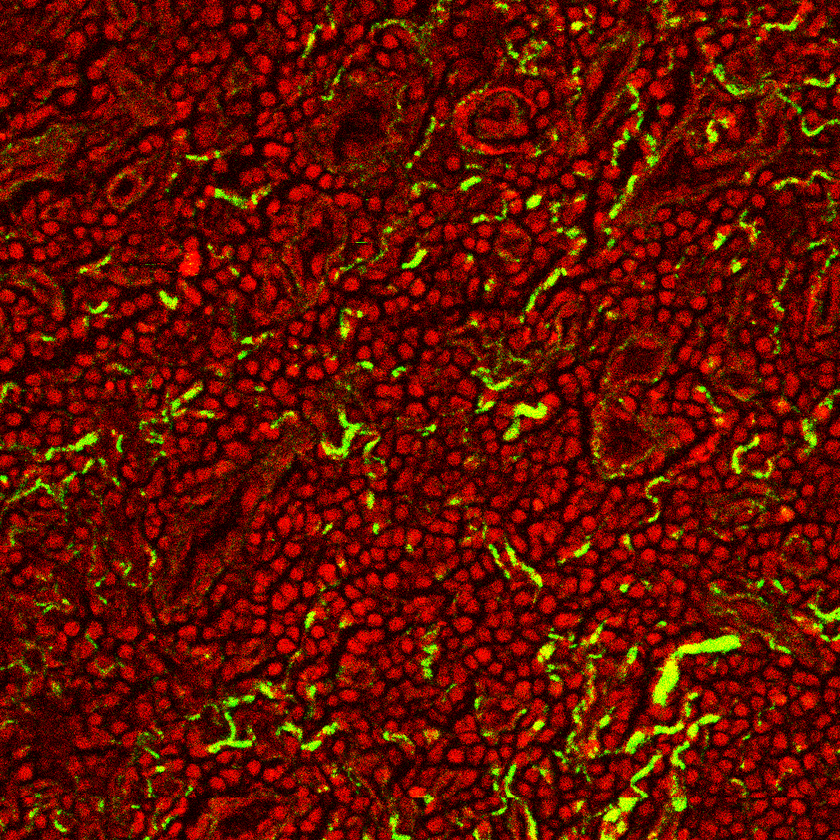
%> input picture photo/03358 (1).tif, 840 x 840 px, shrunk from 1024 x 1024 before the run
$ octave --eval "result = ftmethod2;"   (GNU Octave 9; MATLAB toolbox functions it lacks are replaced by stand-ins)
%> lines starting %> are read from the running program, lines starting %| are printed output that depends on the picture
function [pangle,I,In,thetarad,F, Ipl]=ftmethod2(f)
% [I, IN, THETARAD, F] = FTMETHOD applies the fourier transfrom method to a
% grayscale image f. If no image is supplied in the argument then the user
% is prompted to select a file from a gui. The function returns I, the
% intensity, the area of I, THETARAD, the associated angles, and F, the orientation
% tensor. It is advisable to crop your image so that it has the same number
% of pixels in the vertical and horizontal directions, i.e. a square. This
% has to do with the fact that the frequencies are dependent on the image
% size.
%
% ADDTIONAL FUNCTIONS - The following functions are custom
%
%   gscale.m - performs contrast stretching
%   winfilt.m - creates a windowing filter, in this case a Welch window
%   hpfilter.m - creates a highpass filter
%   lpfilter.m - creates a lowpass filter
%   pfft.m  - converts the magnitude spectrum from a caretsion
%             representation to a polar one expressed in matrix form.
%   integrate.m - applies Simpson's 1/3 rule to estimate the integral
%
%
% DETAILS - The imported image first undergoes constrast stretching to set
% the lowest value in the image to 0 and the highest value to 255. The image
% is then filtered with a Welch window to eliminate spectral leakage in the
% FFT. The windowed image is then converted to the frequency space with
% FFT2 and filtered with a low and high pass filter. The filtered fft is
% then transformed to polar coordinates and binned according to the spacing
% of r and theta set in pfft.m into the matrix h. A ones matrix the same
% size as f is filtered with the same high and low pass filters and
% converted to a polar representation. The resulting matrix, hn, contains
% the number of points that contributed to the value in the bin for a given
% r and theta. Dividing h by hn gives an average intensity. Finally, the
% intensity values along r for a given theta are summed and divided by the
% number of r values for that theta. These values are offset 90 degrees in
% the frequency space from the orientation in the spatial domain. So theta
% is rotated 90 degrees, thus giving I and thetarad, which is the
% orientation distribution for the image. The orientation matrix is then
% determined from weighted integrals of I(thetarad).
%
% Written by Dr. Edward A Sander, Department of Biomedical Engineering
% University of Minnesota, Minneapolis, MN.
%
% For more details, see:
%
% Sander, E.A. and Barocas, V.H. 2008, "Comparison of 2D Fiber Network
% Orientation Measurement Methods," Journal of Biomedical Materials
% Research Part A, 88, pp. 322-331.


%%%%%%%% Welch Window is ON !!!!!!!!!!!!!

if nargin == 0
    [filename, pathname] = uigetfile('*.*','Choose Image to Analyze');
%> the answer given: photo/03358 (1).tif
    f = imread(fullfile(pathname,filename));
%> f is the input picture: size 840x840x3 uint8; mean R, G, B 97.5, 16.4, 0
end

f = f(:,:,1);
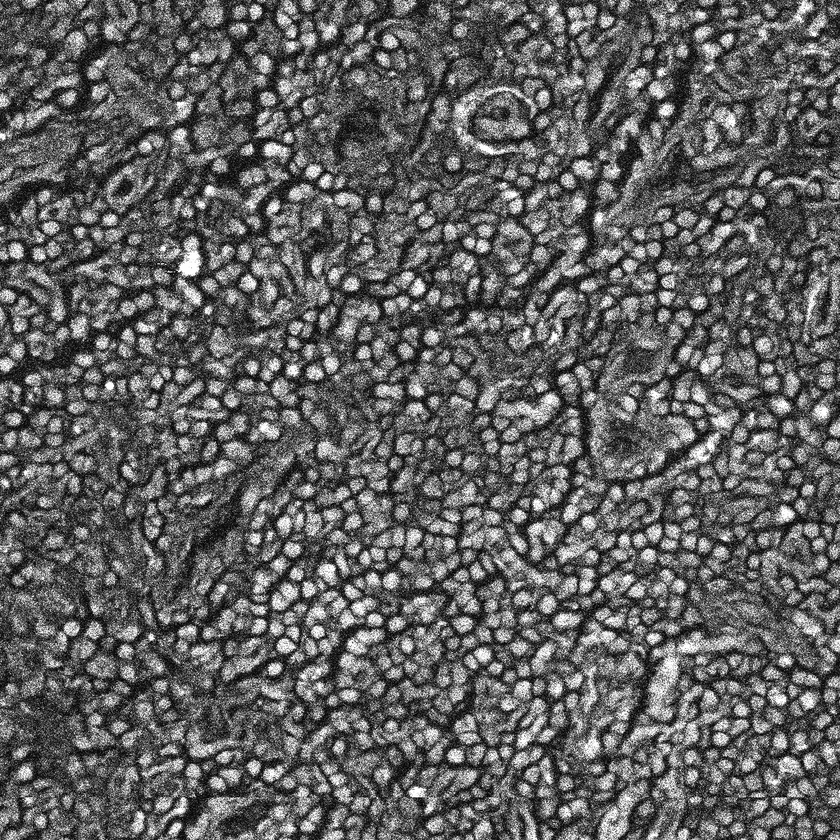
%> f: size 840x840 uint8; min 0, max 255, mean 97.5


%%% Contrast stretch the image

f=gscale(f);
f = double(f);
%> f: size 840x840 double
[M,N]=size(f);
%> M = 840; N = 840

%%%%%%%%%%%% NoT in Use Now %%%%%%%%%%%%%%
% [8 lines of commented-out code are left out]
%%%%%%%%%%%%%%%%%%%%%%%%%%%%%%%%%%%%%%%%%


% Use Welch Window on Image
% Note: Comment out one of the FF lines immediately below depending on
% whether you want the window on or not.
W = winfilt(f,'welch');
%> in winfilt, `h = H.*f;`:
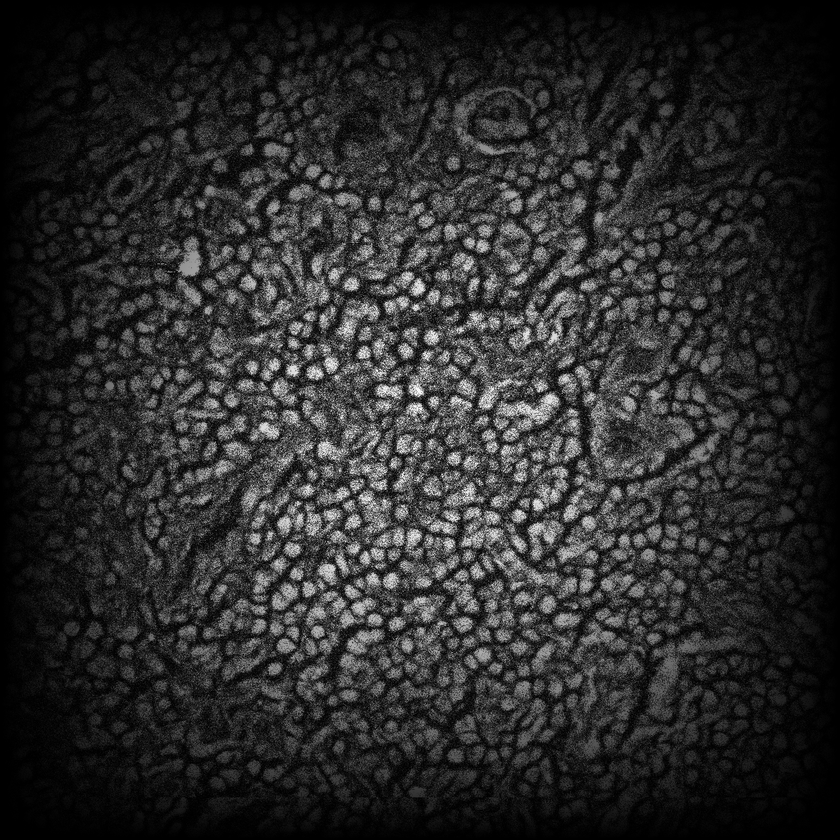
%> h: size 840x840 double; min 0, max 254.9, mean 43.9
FF = fft2(W);
% FF = fft2(f);
[M,N] = size(f);

% Set up the cutoff frequencies for the filters
if M > N
    lowcutoff = round(0.0156*M); % This factor 0.0156 is somewhat arbitrary
    highcutoff = round(M/4);
else
    lowcutoff = round(0.0156*N);
%> lowcutoff = 13
    highcutoff = round(N/4);
%> highcutoff = 210
end
% NOTE: The cutoff frequencies are dependent on the image size and the
% object size. They can be determined as freq=ImageSize/(2*fiber diameter).
% For example, if you have an image that is 512x512 and you are interested
% in fibers that are 10 pixels in diameter. Then freq = 512/(2*10)= 25.6.
% So make sure that your cutoff frequencies do not exclude this value.

Hh = hpfilter('ideal',M,N,lowcutoff);
Hl = lpfilter('ideal',M,N,highcutoff);

FF2 = FF.*Hh.*Hl;
K = ones(M,N);
K2 = K.*Hh.*Hl;

[h,theta,rho] = pfft(FF2);
%> in pfft, `f=abs(f).^2;`:
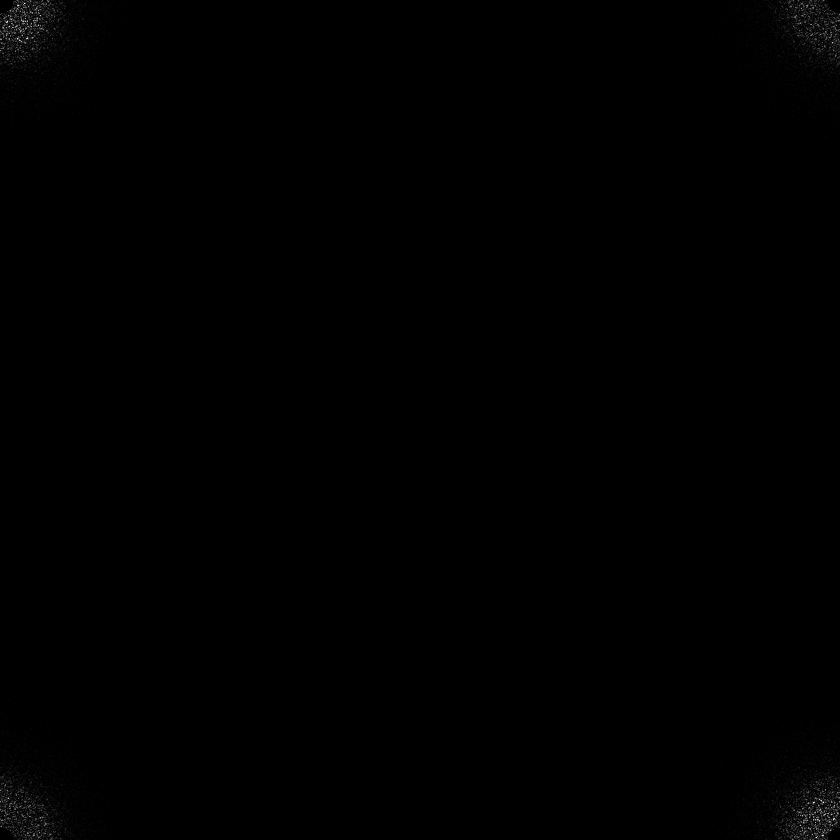
%> f: size 840x840 double; min 0, max 2.15e+11, mean 519849162; drawn with min black and max white
%> in pfft, `[yb, xb, valb] = find(fbot);`: yb = 34691 values from 1 to 211; valb = 34691 values from 18050.4 to 2.15e+11
%> in pfft, `[yt, xt, valt] = find(fl_ftop);`: yt = 34494 values from 1 to 210; valt = 34494 values from 13350.5 to 1.64e+11
%> in pfft, `h = h + full(sparse(rho_bin_index(:),theta_bin_index(:), val(:),nrho,n..`:
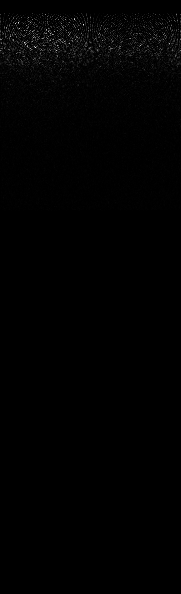
%> h: size 594x181 double; min 0, max 2.37e+11, mean 1.72e+09; drawn with min black and max white
%> theta = 181 values from -90 to 90; rho = 594 values from 0 to 593
[hn]= pfft(K2);
%figure, imshow(ifft2(FF2));
% If you want to see Fourier domain
%figure, imshow(log(1+abs(fftshift(FF2))),[])

% Find how many points contribute to each theta
[x,y] = find(hn);
%> x = 32283 values from 14 to 211; y = 32283 values from 1 to 181
val = ones(size(x));
[RR,TT]=size(hn);
%> RR = 594; TT = 181
NN = full(sparse(x,y,val,RR,TT));
% As you move out radially, more points become associated with the line.
% This has the effect of including more higher than lower frequency
% values. To remedy this, we divide the cumulutive intensity value
% contained in h by the number of points that contributed to that value
% contained in hn. We then sum these values and divide by the number of r
% occupied r bins (NN), which may vary with theta.

I = sum(h./(hn+eps))./sum(NN+eps); %Note add the eps to avoid dividing by
%> I = 181 values, max 7.93e+09 at index 14, min 2.42e+09 at index 124, mean 4.84e+09
% zero. Where the denominator is zero the numerator should also be zero,
% thus avoiding the introduction of very high terms.
% I = sum(h)./sum(hn+eps); %This divides the sum of the amplitudes by the
% number of points on r.

%%%% Orientation Matrix %%%%%

[r,c]=find(theta==0);% Need to rotate 90 degrees because the FT is 90 off but
%> r = 1; c = 91
I=[I(1,c:end) I(1,2:c)];%keep the integration domain between -pi/2 and pi/2.
%> I = 181 values, max 7.93e+09 at index 104, min 2.42e+09 at index 34, mean 4.83e+09
thetarad = theta*pi/180;%
%> thetarad = 181 values from -1.57 to 1.57
CosTop = integrate(I.*cos(thetarad).^2,thetarad);
%> in integrate, `f=f(:)';`: f = 181 values, max 7.53e+09 at index 104, min 2.32e-23 at index 1, mean 2.45e+09
%> in integrate, `x=x(:)';`: x = 181 values from -1.57 to 1.57
%> in integrate, `ind = size(f,2);`: ind = 181
%> in integrate, `h = (x(end) - x(1))/(ind - 1);`: h = 0.0175
%> in integrate, `fodd = f(3:2:end-1);`: fodd = 89 values, max 7.26e+09 at index 45, min 5718767.1 at index 89, mean 2.5e+09
%> in integrate, `feven = f(2:2:end-1);`: feven = 90 values, max 7.53e+09 at index 52, min 969430.6 at index 1, mean 2.45e+09
%> in integrate, `I = h/3*(f(1) + 4*sum(feven) + 2*sum(fodd) + f(end));`: I = 7.72e+09
%> CosTop = 7.72e+09
SinTop = integrate(I.*sin(thetarad).^2,thetarad);
%> SinTop = 7.43e+09
CSTop = integrate(I.*sin(thetarad).*cos(thetarad),thetarad);
%> CSTop = 933070229.2
In = integrate(I,thetarad);
%> In = 1.51e+10

F = [CosTop CSTop;CSTop SinTop]./In;
%> F = [0.51 0.0616; 0.0616 0.49]
[FV,FD]=eig(F);
%> FV = [0.65 -0.76; -0.76 -0.65]; FD = [0.438 0; 0 0.562]

if FD(1) > FD(4)
    pangle = atan(FV(2)/FV(1))*180/pi;
    if sign(FV(2))+sign(FV(1)) == 0
        if pangle > 0
            pangle = pangle+90;
        else
            pangle = pangle+180;
        end
    end
else
    pangle = atan(FV(4)/FV(3))*180/pi;
%> pangle = 40.53
    if sign(FV(4))+sign(FV(3)) == 0
        if pangle >0
            pangle = pangle + 90;
        else
            pangle = pangle + 180;
        end
    end
end
%pangle;
%%%% Plot vectors on picture
% [11 lines of commented-out code are left out]

%%% Generate polar plot of distribution

Ipl = [I./(In) I(2:end)./(In)];
%> Ipl = 361 values, max 0.523 at index 104, min 0.16 at index 34, mean 0.319

tpl = [thetarad (thetarad(2:end)+pi)];
%> tpl = 361 values from -1.57 to 4.71
%> `result = ftmethod2;`: result = 40.53
%figure, polar(tpl,Ipl)

%%%%%%%%%%%%%%%%
% FUNCTIONS
%%%%%%%%%%%%%%%%
function H = lpfilter(type, M, N, D0, n)
%LPFILTER Computes frequency domain lowpass filters.
%   H = LPFILTER(TYPE, M, N, D0, n) creates the transfer function of
%   a lowpass filter, H, of the specified TYPE and size (M-by-N). To
%   view the filter as an image or mesh plot, it should be centered
%   using H = fftshift(H).
%
%   Valid values for TYPE, D0, and n are:
%
%   'ideal'    Ideal lowpass filter with cutoff frequency D0. n need
%              not be supplied.  D0 must be positive.
%
%   'btw'      Butterworth lowpass filter of order n, and cutoff
%              D0.  The default value for n is 1.0.  D0 must be
%              positive.
%
%   'gaussian' Gaussian lowpass filter with cutoff (standard
%              deviation) D0.  n need not be supplied.  D0 must be
%              positive.

%   Copyright 2002-2004 R. C. Gonzalez, R. E. Woods, & S. L. Eddins
%   Digital Image Processing Using MATLAB, Prentice-Hall, 2004
%   $Revision: 1.7 $  $Date: 2003/10/13 00:46:25 $

% Use function dftuv to set up the meshgrid arrays needed for
% computing the required distances.
[U, V] = dftuv(M, N);

% Compute the distances D(U, V).
D = sqrt(U.^2 + V.^2);

% Begin filter computations.
switch type
case 'ideal'
   H = double(D <= D0);
case 'btw'
   if nargin == 4
      n = 1;
   end
   H = 1./(1 + (D./D0).^(2*n));
case 'gaussian'
   H = exp(-(D.^2)./(2*(D0^2)));
otherwise
   error('Unknown filter type.')
end


function H = hpfilter(type, M, N, D0, n)
%HPFILTER Computes frequency domain highpass filters.
%   H = HPFILTER(TYPE, M, N, D0, n) creates the transfer function of a
%   highpass filter, H, of the specified TYPE and size (M-by-N).
%   Valid values for TYPE, D0, and n are:
%
%   'ideal'     Ideal highpass filter with cutoff frequency D0. n need not
%               be supplied. D0 must be positive.
%
%   'btw'       Butterworth highpass filter with cutoff (standard
%               deviation) D0. The default value for n is 1.0. D0 must be
%               positive.
%
%   'gaussian'  Gaussian highpass filter with cutoff (standard deviation)
%               D0. n need not be supplied. D0 must be positive.
%
%

% The transfer function Hhp of a highpass filter is 1-Hlp, where Hlp is the
% transfer function of the corresponding lowpass filter. Thus, we can use
% function lpfilter to generate highpass filters.

if nargin ==4
    n = 1; % Default value of n.
end

% Generate highpass filter.
Hlp = lpfilter(type,M,N,D0,n);
H = 1- Hlp;

function g = gscale(f, varargin)
%GSCALE Scales the intensity of the input image
%   G = GSCALE(F,'full8') scales the intensities of F to the full 8-bit
%   intensity range [0, 255]. This is the default if there is only one
%   input argument.
%
%   G = GSCALE(F,'minmax', LOW, HIGH) scales the intensities of F to the
%   range [LOW, HIGH]. These values must be provided, and they must be in
%   the range [0,1], independently of the class of the input. GSCALE
%   performs any necessary scaling. If the input is of class double, and
%   its values are not in the range [0, 1], then GSCALE scales it to this
%   range before processsing.

if length(varargin) == 0
    method = 'full8';
else
    method = varargin{1};
end

if strcmp(class(f), 'double') & (max(f(:)) > 1 | min(f(:)) < 0)
    f=mat2gray(f);
end

% Perform the specialized scaling.
switch method
    case 'full8'
        g = im2uint8(mat2gray(double(f)));
    case 'full16'
        g = im2uint16(mat2gray(double(f)));
    case 'minmax'
        low = varargin{2}; high = varargin{3};
        if low > 1 | low < 0 | high > 1 | high < 0
            error('Parameters low and high must be in the range [0, 1].')
        end
        if strcmp(class(f),'double')
            low_in = min(f(:));
            high_in = max(f(:));
        elseif strcmp(class(f),'uint8')
            low_in = double(min(f(:)))./255;
            high_in = double(max(f(:)))./255;
        elseif strcmp(class(f),'uint16')
            low_in = double(min(f(:)))./65535;
            high_in = double(max(f(:)))./65535;
        end
        % imadjust automatically matches the class of the input.
        g = imadjust(f, [low_in high_in], [low high]);
    otherwise
        error('Unknown method.')
end

function [I]=integrate(f,x,type)
%INTEGRATE takes the row vectors F and X and applies one of the following numerical
%integration schemes:
%
% See Chapra and Canale Numerical Methods for Engineers 2002.
%   'SIMP3'  -   Simpson's 1/3 Rule. Default Method.
%   'TRAP'  -   Trapezoidal Rule.

f=f(:)'; % Make sure that f and x are row vectors
x=x(:)';

if size(f) ~= size(x)
    error('vectors f and x are not the same size')
end

% Default integration scheme.
if nargin < 3
    type = 'SIMP3';
end


% General Variables

ind = size(f,2);
h = (x(end) - x(1))/(ind - 1);

switch type
    case 'SIMP3'
        fodd = f(3:2:end-1);
        feven = f(2:2:end-1);
        I = h/3*(f(1) + 4*sum(feven) + 2*sum(fodd) + f(end));

    case 'TRAP'
        I = 0.5*h*(f(1) + 2*(sum(f(2:end-1)) + f(end)));
    otherwise
        error('Unknown scheme')
end

function [h,theta,rho]= pfft(f)
%PFFT - Transforms the fourier magnitude spectrum to polar coordinates.
% Code adapted from hough.m in Digital Image Processing Using Matlab -
% Gonazalez et al.


drho = 1;
dtheta = 1;
%%%%%%%%%%%%%%%%%%
%     1   N/2   N
%  1  -----------
%     |  I | II |   I is fbot and contains the dc component at 1,1
% M/2 -----------   IV is ftop. Reshuffling the matrix is the same as using
%     | IV | III|   fftshift.
%  M  -----------
%%%%%%%%%%%%%%%%%%%

%%%%%%%  Reminder on how the angle is calculated here.
%+90       Q is theta
% |   /
% |  /
% | /
% |/ Q)
%-----------0
% |\ Q)
% | \
% |  \
% |   \
%-90
% Break up the Fourier space into the I and IV quadrants
f=abs(f).^2; % Get power spectrum
[M,N] = size(f);
ftop = f(ceil(M/2)+1:end,1:ceil(N/2));
fbot = f(1:ceil(M/2),1:ceil(N/2)); % Note this is same as 0 to M/2-1

% Set up the matrix of rho and theta values
theta = linspace(-90,0,ceil(90/dtheta) +1);
theta = [theta -fliplr(theta(1:end-1))];
ntheta = length(theta);
D = sqrt((M/2-1)^2+(N/2-1)^2); % I'm wondering if I should subtract 0.5 instead of -1.
q = ceil(D/drho);
nrho = q+1;
rho = linspace(0, q*drho, nrho);

% Let's just work on fbot
[yb, xb, valb] = find(fbot); % row, col
xb = xb - 1; yb = yb - 1;
rho_matrix_b = sqrt(xb.^2+yb.^2);
theta_matrix_b = - atan(yb./(xb+eps))*180/pi;

% Now ftop
fl_ftop =flipud(ftop);
[yt, xt, valt] = find(fl_ftop);
xt = xt-1;
rho_matrix_t = sqrt(xt.^2+yt.^2);
theta_matrix_t = atan(yt./(xt+eps))*180/pi;

% Combine

rho_matrix = [rho_matrix_t; rho_matrix_b];
theta_matrix = [theta_matrix_t; theta_matrix_b];
val = [valt; valb];

% Initialize
h = zeros(nrho, length(theta));

rho_slope=(nrho-1)/(rho(end)-rho(1));
rho_bin_index = round(rho_slope*(rho_matrix-rho(1))+1);
theta_slope = (ntheta-1)/(theta(end)-theta(1));
theta_bin_index = round(theta_slope*(theta_matrix-theta(1))+1);

h = h + full(sparse(rho_bin_index(:),theta_bin_index(:),...
    val(:),nrho,ntheta));

%imshow(log(1+h),[],'XData',theta,'YData',rho,'InitialMag','fit')
%axis on, axis normal

function [h]=winfilt(f,type)
% WINFILT produces a windowing function for the image f.
%
%
% Valid window funcitons for TYPE are:
%
% 'hann'    Hanning Window - this is default TYPE
%
% 'welch'   Welch Window

if nargin == 1
    type = 'hann'
end

[M,N] = size(f);
Tr = M-1;
Tc = N-1;

r = 0:Tr;
c = 0:Tc;


switch type
    case 'hann'
        mr = 0.5 - 0.5*cos(2*pi*r/Tr);
        nc = 0.5 - 0.5*cos(2*pi*c/Tc);
    case 'welch'
        mr = 1 - ((r-0.5*Tr)./(0.5*Tr)).^2;
        nc = 1 - ((c-0.5*Tc)./(0.5*Tc)).^2;
    otherwise
        error('Unknown filter type')
end


R = repmat(mr',1,N);
C = repmat(nc,M,1);

H = R.*C;
h = H.*f;

function [U, V] = dftuv(M,N)
%DFTUV Computes meshgrid frequency matrices.
%   [U, V] = DFTUV(M, N) computes meshgrid frequency matrices U and V. U
%   and V are useful for computing frequency-domain filter functions that
%   can be used with DFTFILT. U and V are both M-by-N.

% Set up range of variables.
u = 0:(M-1);
v = 0:(N-1);

% Compute the indices for use in meshgrid.
idx = find(u > M/2);
u(idx) = u(idx) - M;
idy = find(v > N/2);
v(idy) = v(idy) - N;

% Compute the meshgrid arrays.
[V, U] = meshgrid(v, u);
